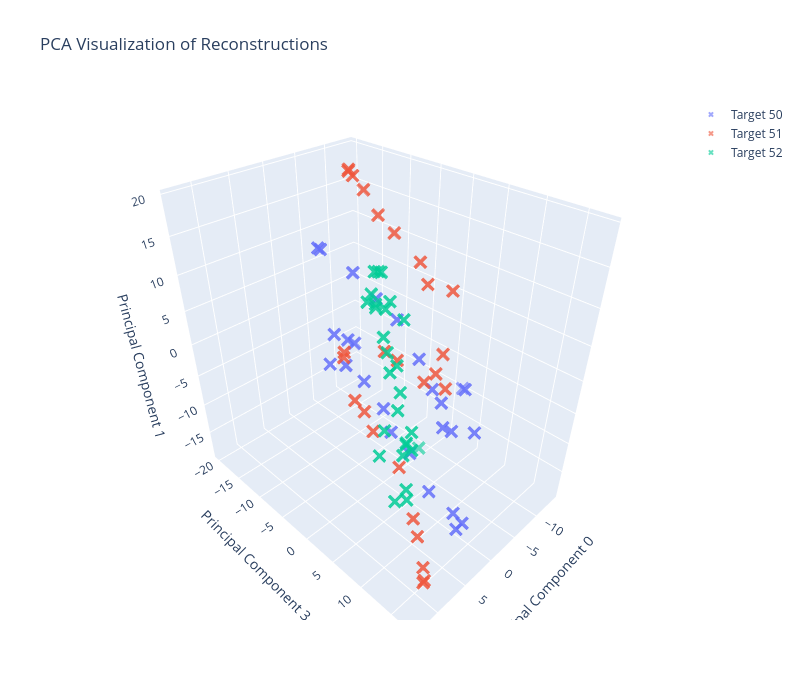

The cell this chart's notebook holds for it:
### Code cell
from sklearn.decomposition import PCA
import plotly.graph_objects as go
import numpy as np

reconstructions = batched_acts[3]

pca = PCA()
output_pca = pca.fit_transform(reconstructions.detach().cpu().numpy())

a_values = np.arange(113)
b_values = np.arange(113)

inputs = np.array([[a_i, 113, b_i, 114] for a_i in a_values for b_i in b_values])

targets = [
    50,
    51,
    52,
]

# Create single 3D plot
fig = go.Figure()

for i in targets:
    indices = np.where(inputs[:, 0] + inputs[:, 2] == i)[0]
    fig.add_trace(
        go.Scatter3d(
            x=output_pca[:, 0][indices],
            y=output_pca[:, 3][indices],
            z=output_pca[:, 1][indices],
            mode='markers',
            marker=dict(
                size=5,
                colorscale='viridis',
                opacity=0.6,
                symbol='x'
            ),
            name=f'Target {i}'
        )
    )

# Update scene properties
fig.update_layout(
    scene=dict(
        xaxis_title="Principal Component 0",
        yaxis_title="Principal Component 3",
        zaxis_title="Principal Component 1"
    ),
    title="PCA Visualization of Reconstructions",
    width=800,
    height=700
)

fig.show()
